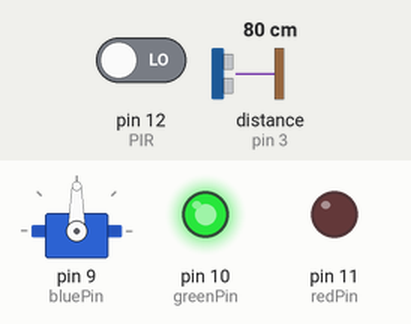
Recording of a sketch running on a simulated Arduino Uno, built with avr-gcc and run on an emulated ATmega328P. Parts: servo, output pins drawn as LEDs (lit = HIGH). Wiring (inferred from the names in the program): ultrasonic range finder: trigger pin 2; echo pin 3. The inputs (shaded band) are chosen by the test bench; at power-on: distance to the obstacle (sensor on pin 3) 80 cm, pin 12 (PIR) LOW. The echo pulse lasts 58.3 µs per cm; WiFi joins after 1.5 s; servers stay silent unless stated; uploads are accepted with an empty reply; pins used as bus, display or sensor lines are not drawn; what the sketch prints to the serial monitor is not drawn.

Above: at 7.9 s.
8.0 s: distance to the obstacle (sensor on pin 3) set to 19 cm
9.8 s: distance to the obstacle (sensor on pin 3) set to 16 cm
At 11.5 s:
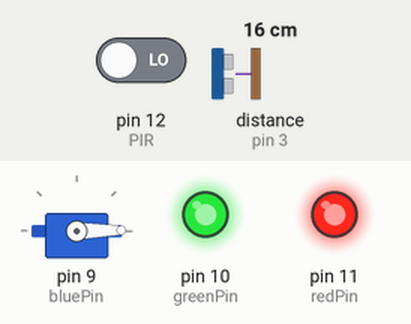
12.2 s: pin 12 (PIR) driven HIGH
At 14.5 s:
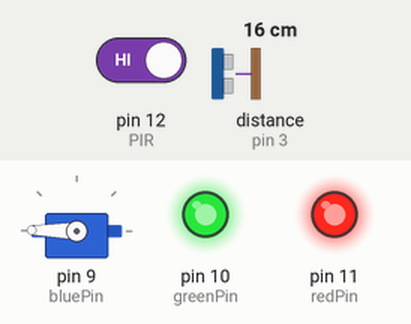
14.8 s: distance to the obstacle (sensor on pin 3) set to 2 cm
At 16.6 s:
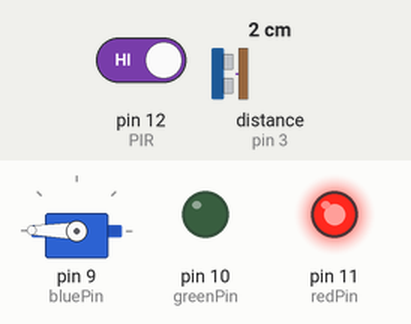
17.4 s: pin 12 (PIR) driven LOW
At 19.7 s:
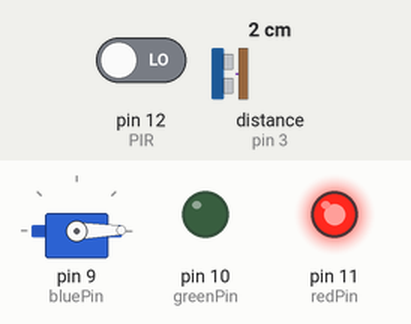
20.1 s: distance to the obstacle (sensor on pin 3) set to 9 cm
At 21.7 s:
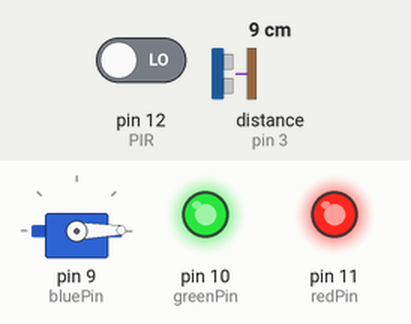
Timing chart, 0 to 23.2 s (numbered marks = the images above; inputs shaded):
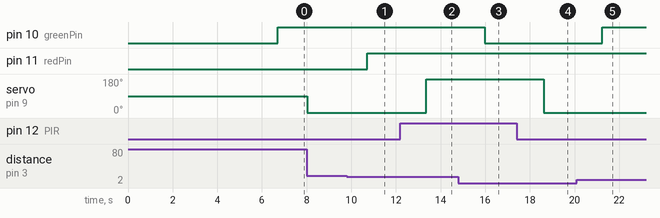

The sketch:

ProjetFinale.ino
```cpp
#include <Servo.h>
#include <Ethernet.h>
#define PIR 12

int etat = 0;
int calibrationTime = 10;

/*Ultrason + LED RGB*/
const byte TRIGGER_PIN = 2; // Broche TRIGGER
const byte ECHO_PIN = 3;    // Broche ECHO
int redPin = 11; //PIN LED Rouge
int greenPin = 10; //PIN LED Verte
int bluePin = 9; // PIN LED Bleue

/* Constantes pour le timeout */
const unsigned long MEASURE_TIMEOUT = 25000UL; // 25ms = ~8m à 340m/s


const float SOUND_SPEED = 340.0 / 1000; // Vitesse du son dans l'air en mm/us

Servo myservo;  // Créer un objet servo pour contrôler
int pos = 0;    // Variable pour stocker la position du servo


  //Ethernet
  //**************
byte mac[] = { 0xDE, 0xAD, 0xBE, 0xEF, 0xFE, 0xED };
//IPAddress server(192,168,1,16);  // numeric IP for Google (no DNS)
char server[] = "http://poubelle-connecte.pe.hu/PoubelleAPI/API/v1/poubelles";    // nom adresse api

// Set the static IP address to use if the DHCP fails to assign
IPAddress ip(192, 168, 0, 177);

String data = "{\"sujet\":\"TEST\"}";

// Initialize the Ethernet client library
// with the IP address and port of the server
// that you want to connect to (port 80 is default for HTTP):
EthernetClient client;
//End Ethernet
//**************

void setup()
{

  Serial.begin(115200);   // Initialise le port série

  /* Initialise les broches */
  pinMode(TRIGGER_PIN, OUTPUT);
  digitalWrite(TRIGGER_PIN, LOW); // La broche TRIGGER doit être à LOW au repos
  pinMode(ECHO_PIN, INPUT); //PIN en ENTREE
  pinMode(redPin, OUTPUT); //PIN Led en SORTIE
  pinMode(greenPin, OUTPUT); //PIN Led en SORTIE
  pinMode(bluePin, OUTPUT); //PIN Led en SORTIE

   for(int i = 0; i < calibrationTime; i++){
    Serial.print(".");
    delay(400);
  }
  Serial.println();
  Serial.println("Capteur Calibre");

  Serial.begin(9600); //Moniteur série
  pinMode(PIR, INPUT); // Broche 12 configurée en entrée
  myservo.attach(9);


  //Ethernet
  //**************
  // start the Ethernet connection:
  if (Ethernet.begin(mac) == 0) {
    Serial.println("Failed to configure Ethernet using DHCP");
    // try to congifure using IP address instead of DHCP:
    Ethernet.begin(mac, ip);
  }
  // give the Ethernet shield a second to initialize:
  delay(1000);
  Serial.println("connecting...");

  // if you get a connection, report back via serial:
  if (client.connect(server, 8000)) {
    Serial.println("connected");
    // Make a HTTP request:
    client.println("POST /api/addsensor HTTP/1.1");
    //client.println("Host: 192.168.1.16");
    client.println("Content-Type: application/x-www-form-urlencoded");
    client.println("Connection: close");
    client.println("User-Agent: Arduino/1.0");
    client.print("Content-Length: ");
    client.println("Authorization: 226f791098549052f704eb37b2ae7999");
    client.println(data.length());
    client.println();
    client.print(data);
    client.println();
  } else {
    // if you didn't get a connection to the server:
    Serial.println("connection failed");
  }
    //End Ethernet
  //**************
}


void loop()
{

   // Lance une mesure de distance en envoyant une impulsion HIGH de 10µs sur la broche TRIGGER
  digitalWrite(TRIGGER_PIN, HIGH);
  delayMicroseconds(10);
  digitalWrite(TRIGGER_PIN, LOW);

  long measure = pulseIn(ECHO_PIN, HIGH, MEASURE_TIMEOUT); // Mesure le temps entre l'envoi de l'impulsion ultrasonique et son écho (si il existe)


  float distance_mm = measure / 2.0 * SOUND_SPEED;  // Calcul la distance à partir du temps mesuré

  /* Affiche les résultats en mm, cm et m */
  Serial.print(F("Distance: "));
  Serial.print(distance_mm);
  Serial.print(F("mm ("));
  Serial.print(distance_mm / 10.0, 2);
  Serial.println(F("cm) "));

  if (distance_mm >= 174){
    Serial.println("Poubelle remplie a 0%");
      setColor(0, 255, 0);  // LED Verte
  }

  if (distance_mm < 173 && distance_mm > 131 ){
    Serial.println("Poubelle remplie a 25%");
    setColor(255, 255, 0);  // LED Jaune

  }

  if (distance_mm < 130 && distance_mm > 88){
    Serial.println("Poubelle remplie a 50%");
    setColor(255, 255, 0);  // LED Jaune
  }

  if (distance_mm < 120 && distance_mm > 90) {
    Serial.println("Poubelle remplie a 75%");
    setColor(255, 0, 0);  // LED Rouge
  }
  if (distance_mm < 85) {
    Serial.println("Poubelle remplie a 100%");
    setColor(255, 0, 0);  // LED Rouge
  }
  delay(1000);  //Délai d'attente pour éviter d'afficher trop de résultats à la seconde

  etat = digitalRead(PIR); // Lit l'état de la broche 12
  Serial.print(etat); //Affiche l'état dans le moniteur série
  delay(300); // Délai pour ne pas écrire trop vite dans le moniteur

  if (etat == 1) {
  for(pos = 0; pos < 180; pos += 1)  // Servomoteur de 0 à 180 degrés
  {                                  //
    myservo.write(pos);              //

  }

  }
  if (etat == 0) {
    for(pos = 180; pos>=1; pos-=1)     // Servomoteur de 180 à 0 degrés
  {
          myservo.write(pos);   // Dit au servo d'aller à la position "pos"

  }
  }

/********
 * Ethernet
 */
    // if there are incoming bytes available
  // from the server, read them and print them:
  if (client.available()) {
    char c = client.read();
    Serial.print(c);
  }

  // if the server's disconnected, stop the client:
  if (!client.connected()) {
    Serial.println();
    Serial.println("disconnecting.");
    client.stop();

    // do nothing forevermore:
    while (true);
  }
   /********
 * End Ethernet
 */
}

/* Initialisation de la LED */
void setColor(int red, int green, int blue)
{
  #ifdef COMMON_ANODE
    red = 255 - red;
    green = 255 - green;
    blue = 255 - blue;
  #endif
  analogWrite(redPin, red);
  analogWrite(greenPin, green);
  analogWrite(bluePin, blue);
}
```

Measured:
- the behaviour switches between 18 and 17 cm on distance to the obstacle (sensor on pin 3) (found by bisection; images 0 and 1)
- after the input at 9.8 s, pin 11 (redPin): LOW → HIGH after 0.92 s
- after the input at 12.2 s, servo on pin 9 (bluePin): 1° → 179° after 1.2 s
- after the input at 14.8 s, pin 10 (greenPin): HIGH → LOW after 1.2 s
- after the input at 17.4 s, servo on pin 9 (bluePin): 179° → 1° after 1.2 s
- after the input at 20.1 s, pin 10 (greenPin): LOW → HIGH after 1.1 s
